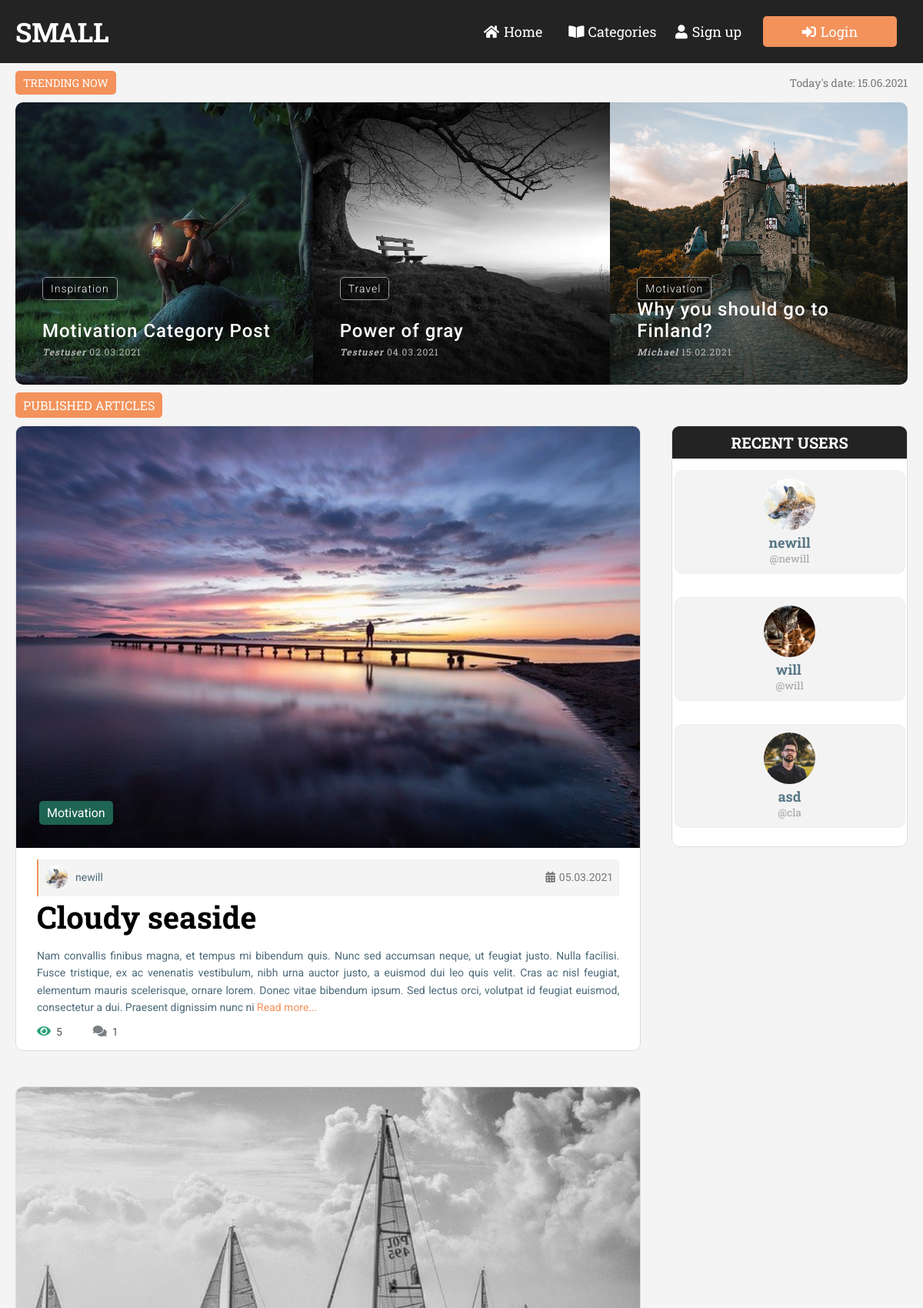
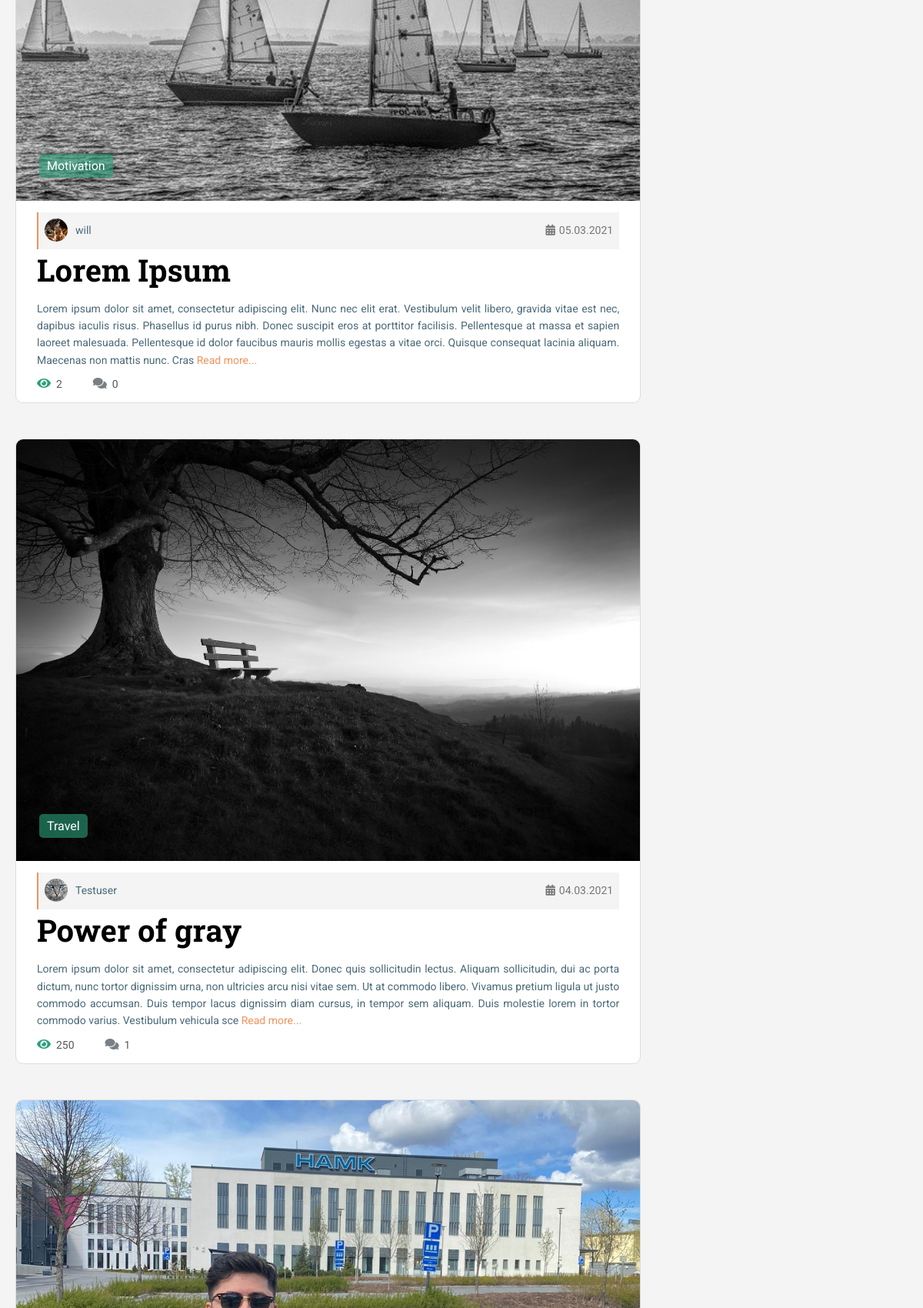
The page / (upper part) on the database its author committed (2 pictures, top to bottom).
### tables this page shows
CREATE TABLE `posts` (
  `id` int(11) NOT NULL,
  `user_id` int(11) DEFAULT NULL,
  `title` varchar(255) NOT NULL,
  `slug` varchar(255) NOT NULL,
  `views` int(11) NOT NULL DEFAULT '0',
  `image` varchar(255) NOT NULL DEFAULT 'defaultpostimg.png',
  `body` text NOT NULL,
  `published` tinyint(1) NOT NULL DEFAULT '0',
  `created_at` datetime NOT NULL DEFAULT '1970-01-01 12:01:01',
  `updated_at` timestamp NULL DEFAULT NULL ON UPDATE CURRENT_TIMESTAMP
);

CREATE TABLE `topics` (
  `id` int(11) NOT NULL,
  `name` varchar(255) DEFAULT NULL,
  `slug` varchar(255) DEFAULT NULL
);

CREATE TABLE `users` (
  `id` int(11) NOT NULL,
  `fname` varchar(255) NOT NULL,
  `uname` varchar(20) NOT NULL,
  `email` varchar(255) NOT NULL,
  `role` enum('Author','Admin') DEFAULT NULL,
  `password` varchar(255) NOT NULL,
  `city` varchar(255) DEFAULT NULL,
  `phone` varchar(255) DEFAULT NULL,
  `gender` enum('Male','Female','Other') DEFAULT NULL,
  `profile_pic` varchar(255) DEFAULT 'profileplaceholder.jpg',
  `about` text,
  `created_at` datetime DEFAULT '1970-01-01 12:01:01',
  `updated_at` timestamp NULL DEFAULT NULL ON UPDATE CURRENT_TIMESTAMP
);

### include/public_functions.php (called while the page is built, shortened)
<?php
function getPublishedPosts() {
	global $conn;
	$sql = "SELECT * FROM posts WHERE published=true";
	$result = mysqli_query($conn, $sql);
	$posts = mysqli_fetch_all($result, MYSQLI_ASSOC);
	$final_posts = array();
	foreach ($posts as $post) {
		$post['topic'] = getPostTopic($post['id']);
		$post['author'] = getAuthorName($post['id']);
		array_push($final_posts, $post);
	}
	return $final_posts;
}
function getFeaturedPosts() {
	global $conn;
	$sql = "SELECT p.*, postt.topic_id, tp.name, u.id, u.fname FROM posts p
	LEFT JOIN users u on u.id = p.user_id
	LEFT JOIN post_topic postt
		LEFT JOIN topics tp on tp.id = postt.topic_id
	on p.id = postt.post_id
	ORDER BY p.views DESC;";
	$result = mysqli_query($conn, $sql);
	$posts = mysqli_fetch_all($result, MYSQLI_ASSOC);
	$mostviews=array_slice($posts,0,3);
	return $mostviews;
}
function getPostTopic($post_id){
	global $conn;
	$sql = "SELECT * FROM topics WHERE id=
			(SELECT topic_id FROM post_topic WHERE post_id=$post_id) LIMIT 1";
	$result = mysqli_query($conn, $sql);
	$topic = mysqli_fetch_assoc($result);
	return $topic;
}
function getNewestUsers(){
	global $conn;
	$sql = "SELECT * FROM users ORDER BY id DESC";
	$result = mysqli_query($conn, $sql);
    $allusers = mysqli_fetch_all($result, MYSQLI_ASSOC);
	$newestuser=array_slice($allusers,0,3);
	return $newestuser;
}
function getAuthorName ($postid){
	global $conn;
	$sql = "SELECT po.user_id, po.id, u.id, u.fname, u.uname, u.profile_pic, u.about FROM posts po LEFT JOIN users u on u.id = po.user_id WHERE po.id = $postid";
	$result = mysqli_query($conn, $sql);
	$authorname = mysqli_fetch_assoc($result);
	return $authorname;
}
function getAmountOfComments($postid){
	global $conn;
	$sql = "SELECT * from comments WHERE postid=$postid";
	$result = mysqli_query($conn, $sql);
	$amount = mysqli_num_rows($result);
	return $amount;
}
?>

### index.php (the view, shortened to what this page needs)
<?php require_once('config.php')?>
<?php require_once( ROOT_PATH . '/include/public_functions.php');
$featuredpost = getFeaturedPosts();
$timepost = getPublishedPosts();
$newestusers = getNewestUsers(); ?>
<?php include( ROOT_PATH . '/include/header_section.php')?>
  </head>
  <body>
<?php include( ROOT_PATH . '/include/navbar.php')?>
    <div class="container trend trend-date">
      <div class="trending">Trending Now</div>
      <div class="trend-date"><?php echo "Today's date: " . date("d.m.Y") ?></div>
    </div>
    <main>
      <section class="featured">
        <div class="container">
          <div class="row">
            <a href="article.php?post-slug=<?php echo $featuredpost[0]['slug'];?>">
              <div class="featured-box">
                <img src="<?php echo BASE_URL . '/static/img/' . $featuredpost[0]['image'];?>" alt="2" />
                <div class="middle">
                  <div class="mid-container">
                    <h2><?php echo $featuredpost[0]['title'];?></h2>
                    <div class="featured-category">
                    <?php echo $featuredpost[0]['name']?>
                    </div>
                    <p class="pub-date">
                      <span class="pub-aut"><?php echo $featuredpost[0]['fname'];?></span>  <?php $featuredtime = date("d.m.Y",strtotime($featuredpost[0]['created_at'])); echo $featuredtime;?>
                    </p>
                  </div>
                </div>
              </div>
            </a>
            <a href="article.php?post-slug=<?php echo $featuredpost[1]['slug'];?>">
              <div class="featured-box">
                <img src="<?php echo BASE_URL . '/static/img/' . $featuredpost[1]['image'];?>" alt="2" />
                <div class="middle">
                  <div class="mid-container">
                    <h2><?php echo $featuredpost[1]['title'];?></h2>
                    <div class="featured-category">
                    <?php echo $featuredpost[1]['name']?>
                    </div>
                    <p class="pub-date">
                      <span class="pub-aut"><?php echo $featuredpost[1]['fname'];?></span> <?php $featuredtime = date("d.m.Y",strtotime($featuredpost[1]['created_at'])); echo $featuredtime;?>
                    </p>
                  </div>
                </div>
              </div>
            </a>
            <a href="article.php?post-slug=<?php echo $featuredpost[2]['slug'];?>">
              <div class="featured-box">
                <img src="<?php echo BASE_URL . '/static/img/' . $featuredpost[2]['image'];?>" alt="2" />
                <div class="middle">
                  <div class="mid-container">
                    <h2><?php echo $featuredpost[2]['title'];?></h2>
                    <div class="featured-category">
                    <?php echo $featuredpost[2]['name']?>
                    </div>
                    <p class="pub-date">
                      <span class="pub-aut"><?php echo $featuredpost[2]['fname'];?></span>  <?php $featuredtime = date("d.m.Y",strtotime($featuredpost[2]['created_at'])); echo $featuredtime;?>
                    </p>
                  </div>
                </div>
              </div>
            </a>
        </div>
      </section>
      <div class="container trend">
      <div class="trending">Published Articles</div>
    </div>
    <main>
      <section class="articles">
          <div class="container">
            <div class="main-area" style="display:flex; flex-direction:column-reverse;">
                <?php foreach ($timepost as $post): ?>
                    <div class="big-article">
                    <div class="img-container">
                        <div class="big-article-category">
                        <?php if (isset($post['topic']['name'])): ?>
                          <a
                            href="<?php echo BASE_URL . 'category.php?topic=' . $post['topic']['id'] ?>">
                            <?php echo $post['topic']['name'] ?>
                          </a>
                       <?php endif ?>
                        </div>
                        <img src= "<?php echo BASE_URL . '/static/img/' . $post['image'];?>" alt="4">
                    </div>
                    <div class="big-article-content">
                      <div class="article-info">
                        <div class="createdby">
                          <img src="<?php echo BASE_URL . '/static/profile_img/' . $post['author']['profile_pic']?>" alt="author">
                          <a class="creater" href="<?php echo "profile.php?guest=" . $post['author']['id'] ?>"><?php echo $post['author']['fname']?></a></a>
                        </div>
                        <div class="createdat">
                          <i class="fas fa-calendar-alt"></i><?php $timestamp = date("d.m.Y",strtotime($post['created_at'])); echo $timestamp;?>
                        </div>
                      </div>
                        <a href="article.php?post-slug=<?php echo $post['slug'];?>">
                        <h2><?php echo $post['title'];?></h2></a>
                        <p><?php echo substr( $post['body'], 0, 400);?>
                        <a class="primary" href="article.php?post-slug=<?php echo $post['slug'];?>">Read more...</a></p>
                        <div class="feedbacks">
                          <div class="likes">
                            <i class="fas fa-eye"></i>
                            <span class="likedby"><?php echo $post['views'];?></span>
                          </div>
                          <div class="comments">
                            <i class="fas fa-comments"></i>
                            <span class="commentedby"><?php echo getAmountOfComments($post['id'])?></span>
                          </div>
                        </div>
                    </div>
                </div>
                <?php endforeach ?>
            </div>
                <div class="sidebar">
                    <div class="side-users sticky">
                        <h2 class="side-label">RECENT USERS</h2>
                        <?php foreach ($newestusers as $user):?>
                        <div class="small-profile">
                            <div class="s-img">
                                <img src="<?php echo BASE_URL . '/static/profile_img/' . $user['profile_pic']?>" alt="profile_pict">
                            </div>
                            <div class="s-content">
                                    <a href=" <?php echo "profile.php?guest=" . $user['id'] ?>"  ><h4><?php echo $user['fname'];?></h4></a>
                                    <h5>@<?php echo $user['uname'];?></h5>
                            </div>
                        </div>
                        <?php endforeach ?>
                    </div>
                  </div>
                </div>
            </section>
    </main>
    <?php include( ROOT_PATH . '/include/footer.php') ?>

### rows shown on the page
posts: image (picture), title "Motivation Category Post", created_at "02.03.2021"
topics: name "Inspiration"
users: fname "Testuser"
posts: image (picture), title "Power of gray", created_at "04.03.2021", user.profile_pic (picture), user.fname "Testuser"
topics: name "Travel"
posts: image (picture), title "Why you should go to Finland?", created_at "15.02.2021"
topics: name "Motivation"
users: fname "Michael"
posts: user.profile_pic (picture), user.fname "will"
posts: user.profile_pic (picture), user.fname "newill"
users: profile_pic (picture), fname "newill", uname "newill"
users: profile_pic (picture), fname "will", uname "will"
users: profile_pic (picture), fname "asd", uname "cla"

### other values the page prints
$timestamp "04.03.2021"
$post['title'] "Power of gray"
$post['views'] "250"
getAmountOfComments($post['id']) "1"
$timestamp "05.03.2021"
$post['title'] "Lorem Ipsum"
$post['views'] "2"
getAmountOfComments($post['id']) "0"
$post['title'] "Cloudy seaside"
$post['views'] "5"
